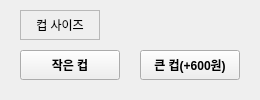
<?xml version="1.0" encoding="UTF-8"?>
<ui version="4.0">
 <class>Form</class>
 <widget class="QWidget" name="Form">
  <property name="geometry">
   <rect>
    <x>0</x>
    <y>0</y>
    <width>260</width>
    <height>100</height>
   </rect>
  </property>
  <property name="windowTitle">
   <string>Form</string>
  </property>
  <widget class="QPushButton" name="btn_2">
   <property name="geometry">
    <rect>
     <x>140</x>
     <y>50</y>
     <width>100</width>
     <height>30</height>
    </rect>
   </property>
   <property name="font">
    <font>
     <weight>75</weight>
     <bold>true</bold>
    </font>
   </property>
   <property name="text">
    <string>큰 컵(+600원)</string>
   </property>
  </widget>
  <widget class="QLabel" name="label_3">
   <property name="geometry">
    <rect>
     <x>20</x>
     <y>10</y>
     <width>80</width>
     <height>30</height>
    </rect>
   </property>
   <property name="frameShape">
    <enum>QFrame::StyledPanel</enum>
   </property>
   <property name="text">
    <string>컵 사이즈</string>
   </property>
   <property name="alignment">
    <set>Qt::AlignCenter</set>
   </property>
  </widget>
  <widget class="QPushButton" name="btn_1">
   <property name="geometry">
    <rect>
     <x>20</x>
     <y>50</y>
     <width>100</width>
     <height>30</height>
    </rect>
   </property>
   <property name="font">
    <font>
     <weight>75</weight>
     <bold>true</bold>
    </font>
   </property>
   <property name="text">
    <string>작은 컵</string>
   </property>
  </widget>
 </widget>
 <resources/>
 <connections/>
</ui>
